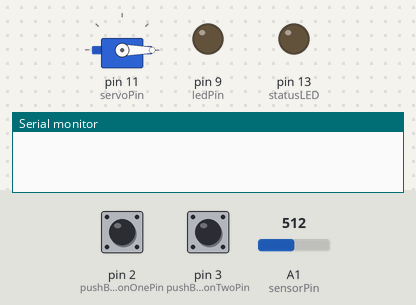
A sketch run on a simulated Arduino Uno, built with avr-gcc and run on an emulated ATmega328P. Parts: servo, output pins drawn as LEDs (lit = HIGH), the last lines printed to the serial monitor. Dashed ring = blinking. The inputs (shaded band) are chosen by the test bench; at power-on: pin 2 (pushButtonOnePin) LOW, pin 3 (pushButtonTwoPin) HIGH, A1 (sensorPin) = 512. EEPROM starts erased.

Above: at 1.2 s.
1.3 s: pin 2 (pushButtonOnePin) pulled HIGH for 0.15 s
At 1.65 s:
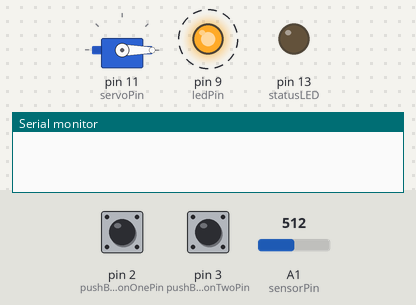
4.4 s: pin 3 (pushButtonTwoPin) pulled LOW for 0.15 s
At 4.9 s:
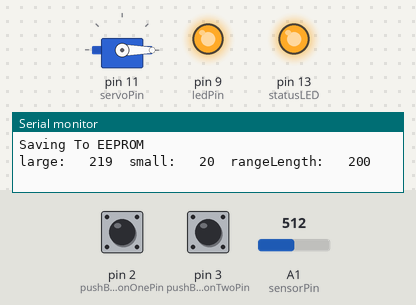
7.4 s: pin 2 (pushButtonOnePin) pulled HIGH for 1 s
At 8.7 s:
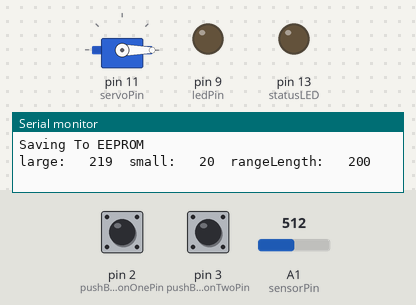
9.9 s: pin 3 (pushButtonTwoPin) pulled LOW for 1 s
At 10.4 s:
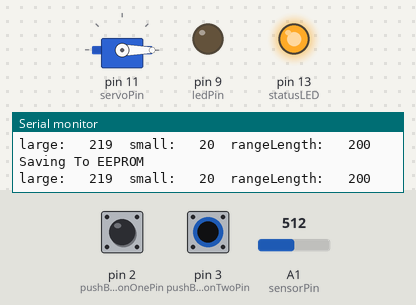
12.4 s: pin 2 (pushButtonOnePin) pulled HIGH for 3.2 s
At 15.85 s:
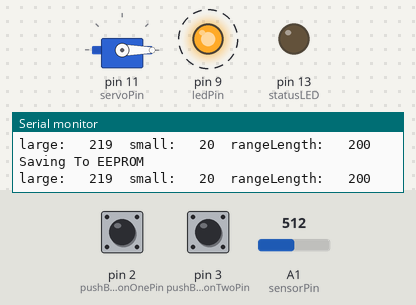
Timing chart, 0 to 19.6 s (numbered marks = the images above; inputs shaded):
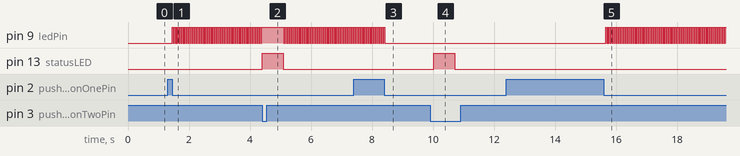

The sketch:

AfP_Class3_Ex10_allTogetherNow.pde
```cpp
/*
  This code starts to combine multiple things we've done in this class,
 * OnPress control of mode
 * blinking without delay while something else is going on
 * Servo Control
 And now... recording!!
 TO EEPROM!

 This version was for Class 2 of the Arduino for Programmers course taught at
 CRASH Space in October, 2010.

 The Circuit:
 * Pin 2: momentary button attached, pulled high externally w/ 10k Ohm resistor
 (LOW = pressed)
 * Pin 3: momentary button attached, pulled high externally w/ 10k Ohm resistor
 (LOW = pressed)
 * Pin 9: LED, anode to microcontroller, 330 Ohm resistor from cathode to ground
 * Pin 11: Hobby Servo (moved from pin 9 in example code) (see ardx.org/CIRC04)
 * Pin 13: LED, the one that comes on the board.
 * Analog Pin 0: Flex Sensor (optional, not in code as written)
 * Analog Pin 1: Potentiometer

 The Behavior:
 When the button is pressed the servo follows the behavior of the sensor. When
 the button is pressed again it returns to moving from position to position in
 the recorded array. A second button can be pressed to save the most recent
 recording to eeprom. The arduino will start up playing that pattern the next
 time it boots.

 Written By: Carlyn Maw
 Created: October 25 2010
 Updated: Nov 1 2010

 */


//DEFINE: STEP ONE, IS YOUR DEBUG ON AND GLOBAL STATUS VARS
#include <Servo.h>

boolean debugFlag = 0;      //controls serial printing of debug statement
int baudRate = 9600;        //just needs to agree with what is listening to you

int runFlag = 0;   //start in playback mode.


unsigned long lastMillis= 0;
unsigned long currentMillis = 0;

//DEFINE: STEP TWO, INPUTS AND THEIR VARIABLES

//-------------------------------------- ANALOG SENSOR
const int sensorPin = A1;  //The Potentiometer
int sensorValue = 0;      //Sensor Value
int sensorMax = 1023;     //Maximum value this sensor will ever have as a reading
int sensorMin = 0;        //Minimum value this sensor will ever have as a reading


//-------------------------------------------- BUTTONS
const int pushButtonOnePin = 2;    //play/record
int pushButtonOneState = 0;
int lastPushButtonOneState = 0;
int pushButtonOneTrue = 0;


const int pushButtonTwoPin = 3;    //save to eeprom
int pushButtonTwoState = 0;
int lastPushButtonTwoState = 0;
int pushButtonTwoTrue = 0;

//DEFINE: STEP THREE, OUTPUTS AND THEIR VARIABLES

//--------------------------------------------- SERVO
Servo myservo;  // create servo object to control a servo
int servoPin = 11;

byte lastServoLoc;
byte currentServoLoc;
byte destinationServoLoc;
//byte departureServoLoc;

boolean arrived;
const int servoSnapTo = 1;
const int servoAcceleration = 2;


const int lengthOfSequence = 200;

//just somewhere to start...
byte activeSequenceArray[lengthOfSequence]= {
  100,12,120,36,149,25,176,27,143,79,100,12,120,36,149,25,176,27,143,79,100,12,120,36,149,25,176,27,143,79,100,12,120,36,149,25,176,27,143,79 }
;

int servoArrayIndex = 0;

//--------------------------------------------- LED

const int statusLED = 13;
const int ledPin = 9;

//led timing variables
int blinkOnPeriod = 200;
int blinkState;
long blinkFlipTime;


//DEFINE: STEP FOUR, SAMPLING VARIABLES
int samplePeriod = 35; // how often.....

const int sampleMaxNumber = lengthOfSequence;
int sampleIndex= 0;                     //what sample number am I on.
boolean samplingBufferFullFlag = false; //have i reached the end of the buffer?

int sampleState;           //am I taking recording right now?
long sampleFlipTime;       //knows the last time it changed

//DEFINE: STEP THREE, eeprom handling

//location in memory where the eeprom will start recording
const int sequenceEEPROMStartAddress = 20;
//location in memory where the eeprom will end recording
const int sequenceEEPROMEndAddress = sequenceEEPROMStartAddress + lengthOfSequence - 1;

//an older way of determining maxBufferSize
//const int maxBufferSize = abs(sequenceEEPROMEndAddress-sequenceEEPROMStartAddress)+1;
//maxBufferSize - the longest the recording can be. In our case the ONLY length.
const int maxBufferSize = lengthOfSequence;

//buffer that mirrors eeprom
byte eepromCacheArray[maxBufferSize];


//------------------------------------------------------------------ START SETUP LOOP
void setup()
{
  //SETUP STEP ONE: Attach Serial
  Serial.begin(baudRate);

  //SETUP STEP TWO: LED OUTPUTS & STARTING CONDTIONS
  pinMode(ledPin, OUTPUT);
  digitalWrite(ledPin, LOW);
  pinMode(statusLED, OUTPUT);
  digitalWrite(statusLED, LOW);

  //SETUP STEP THREE: Load eeprom into cache and active arrays
  digitalWrite(statusLED, HIGH);
  eepromLoadIntoArray(sequenceEEPROMStartAddress, sequenceEEPROMEndAddress, eepromCacheArray, maxBufferSize);
  cache2active(); //in eeprom handling
  digitalWrite(statusLED, LOW);

  //SETUP STEP FOUR: DECLARE INPUTS & STARTING CONDTIONS
  pinMode(pushButtonOnePin, INPUT);
  pinMode(pushButtonTwoPin, INPUT);
  digitalWrite(pushButtonTwoPin, HIGH);

  //SETUP STEP FIVE: SERVO SETUP & STARTING CONDTION
  myservo.attach(servoPin);  // attaches the servo on pin 11 to the servo object);
  destinationServoLoc = activeSequenceArray[0];
  myservo.write(0);
  currentServoLoc = 0;
  arrived = false;


}

//------------------------------------------------------------------ START MAIN LOOP
void loop() {
  //LOOP: STEP ONE, CHECK THE TIME
  lastMillis = currentMillis; // dumps the time from the last loop into previous holder
  currentMillis = millis();  // refreshes the time

  //LOOP: STEP TWO, SAVE AND UPDATE BUTTONS
  lastPushButtonOneState = pushButtonOneState;  // dumps the button State from the last loop into previous holder
  pushButtonOneState = digitalRead(pushButtonOnePin); // refreshes the button state

  lastPushButtonTwoState = pushButtonTwoState;  // dumps the button State from the last loop into previous holder
  pushButtonTwoState = digitalRead(pushButtonTwoPin); // refreshes the button state

  if (pushButtonTwoState != lastPushButtonTwoState && pushButtonTwoState == pushButtonTwoTrue) {
    digitalWrite(statusLED, HIGH);
    Serial.println("Saving To EEPROM");
    eepromSaveAndReloadCache(activeSequenceArray, maxBufferSize, sequenceEEPROMStartAddress, sequenceEEPROMEndAddress, eepromCacheArray);
    digitalWrite(statusLED, LOW);
  }

  //LOOP: STEP THREE, WHAT MODE SHOULD I BE IN?
  if (pushButtonOneState != lastPushButtonOneState && pushButtonOneState == pushButtonOneTrue) {
    runFlag ? runFlag=false : runFlag=true;
  }


  //LOOP: STEP THREE, IF IN RECORD MODE...
  if (runFlag == true) {
    arrived = false;
    servoArrayIndex= 0;
    if (samplingBufferFullFlag == false) {
      samplingBufferFullFlag = liveCapture(sensorPin, ledPin);
      if (!debugFlag) delay(15); // waits for the servo to get there
    }
    else {
      digitalWrite(ledPin, HIGH);
      sampleIndex = 0;
    }
  }
  //LOOP: STEP FOUR, ELSE IF IN PLAY BACK MODE...
  else {
    digitalWrite(ledPin, LOW);
    samplingBufferFullFlag = 0;
    if (arrived) {
      if (servoArrayIndex <= lengthOfSequence) {
        servoArrayIndex++;
      }
      else {
        servoArrayIndex = 0;
      }
      //departureServoLoc = destinationServoLoc;
      destinationServoLoc = activeSequenceArray[servoArrayIndex];
      arrived = false;
      if (debugFlag) {
        Serial.print("New Desination: ");
        Serial.println(destinationServoLoc, DEC);
      }
    }
    else {
      if (debugFlag) Serial.println("not yet");
    }


    currentServoLoc = servoEaseTo(myservo, currentServoLoc, destinationServoLoc);
    //___NEED___ EITHER THE DELAY or the debugs!
    if (debugFlag == false) {
      delay(abs(currentServoLoc-destinationServoLoc)*2+10);
    }
    else {
      Serial.print("Current Servo Postition: ");
      Serial.println(currentServoLoc, DEC);
    }

    if (currentServoLoc == destinationServoLoc)
      arrived = true;
  }
  // ---- END PLAY MODE
}


//------------------------------------------------------------------ END MAIN LOOP


///----------------------------------------------------------------- BASIC blinkIt

void blinkIt(int myLED) {
  if ((blinkOnPeriod) < (currentMillis- blinkFlipTime)) {
    blinkState ? blinkState=false : blinkState=true;
    blinkFlipTime = currentMillis;
  }
  //(moving this line outside the if is what makes it update every time)
  digitalWrite(myLED,blinkState);
}

///------------------------------------------------------------------ liveCapture
boolean liveCapture(int mySensorPin, int myStatusLED) {
  sensorValue = analogRead(mySensorPin);            // reads the value of the potentiometer (value between 0 and 1023)
  byte servoCompressedSensorValue = map(sensorValue, 0, 1023, 0, 179);     // scale it to use it with the servo (value between 0 and 180)
  servoGoTo(myservo, servoCompressedSensorValue);
  boolean sampleFullFlag = saveSample(servoCompressedSensorValue, samplePeriod, activeSequenceArray, lengthOfSequence, myStatusLED);
  return sampleFullFlag;
}

//------------------------------------------------------------------- saveSample

int saveSample(byte sampleValue, int mySamplePeriod, byte * destinationArray, int arrayLength, int myLED) {
  boolean done = false;
  //if the difference between the last time I flipped and the
  //current time is longer than the mySamplePeriod parameter
  //passed to me then...
  //divide by two b/c the LED is on for half the period
  if ((mySamplePeriod/2) < (currentMillis- sampleFlipTime)) {

    //flip me. google "question mark syntax c"
    if (sampleState)  {
      //take reading
      if (debugFlag) {
        Serial.println();
        Serial.print("sampleIndex\t");
        Serial.println(sampleIndex,DEC);
      }
      destinationArray[sampleIndex] = sampleValue;
      sampleIndex ++;
      sampleState=false;

      if (sampleIndex >= arrayLength)  {
        if (debugFlag) arrayPrintAll(destinationArray, arrayLength);
        done = true;
      }
      else {
        done = false;
      }

    }
    else {
      sampleState=true;
    }


    //update the sampleFlipTime with the current time.
    sampleFlipTime = currentMillis;
  }

  digitalWrite(myLED,sampleState);
  return done;
}

///------------------------------------------------------ START SERVO FUNCTIONS
///------------------------------------------------------------- servoGoTo
//move the server to new Loaction from oldLocation
void servoGoTo(Servo aServo, int newLocation, int oldLocation) {
  aServo.write(newLocation);
  //the two and the 4 are things you might at somepoint want
  //control of from the top of the code
  int delayFactor = abs(oldLocation - newLocation)*2 + 40;
  delay(delayFactor);              // waits for the servo to get there
  //THE SUPER EVIL DELAY IN FUNTION!!!
}

//move to new location at full speed
void servoGoTo(Servo aServo, int newLocation) {
  aServo.write(newLocation);
}

///---------------------------------------------------------------- servoEaseTo
//move the server to new location from old location with ease motion
byte servoEaseTo(Servo aServo, int currentLocation, int targetLocation) {
  int locDiff = (targetLocation - currentLocation);
  int movedToLocation = currentLocation + (locDiff)/servoAcceleration;
  if  (abs(movedToLocation-targetLocation) <= servoSnapTo) {
    movedToLocation = targetLocation;
  }
  aServo.write(movedToLocation);
  return movedToLocation;
}
```

arrayHandling.pde
```cpp
/*
 Written By: Carlyn Maw
 Created: Oct 25 2010
 Updated: Nov 1 2010
 */

//-------------------------------------------------------------------- BYTE ARRAYS
//------------------------------------------------------------------ arrayPrintAll
void arrayPrintAll(byte * sourceArray, int arrayLength) {
  arrayPrintAll(sourceArray, arrayLength, 10);
}

void arrayPrintAll(byte * sourceArray, int arrayLength, int outputType) {
  Serial.println();
  for (int i = 0; i < arrayLength; i++) {
    arrayPrintValueAtLocation(sourceArray, i, outputType);
    //for the humans
    //delay(200);
  }
  Serial.println();
}

//------------------------------------------------------ arrayPrintValueAtLocation
void arrayPrintValueAtLocation(byte * sourceArray, int address) {
  arrayPrintValueAtLocation(sourceArray, address, 10);
}

void arrayPrintValueAtLocation(byte * sourceArray, int address, int outputType) {

  byte value = sourceArray[address];

  Serial.print(address);
  Serial.print("\t");
  switch (outputType) {
  case 2:
    Serial.print(value, BIN);
    break;
  case 10:
    Serial.print(value, DEC);
    break;
  case 16:
    Serial.print(value, HEX);
    break;
  case 8:
    Serial.print(value, OCT);
    break;
  default:
    Serial.print(value, DEC);
    break;
  }

  Serial.println();
}
```

Source omitted: eepromHandling.pde (6480 bytes)

Measured:
- after the input at 1.3 s, pin 9 (ledPin): alternates HIGH for 0.03 s and LOW for 0.03 s, starting after 0.15 s
- after the input at 4.4 s, pin 13 (statusLED): LOW → HIGH at once, → LOW 0.68 s later
- after the input at 7.4 s, pin 9 (ledPin): goes on until 8.4 s, then stays LOW
- after the input at 9.9 s, pin 13 (statusLED): LOW → HIGH after 0.12 s, → LOW 0.68 s later
- after the input at 12.4 s, pin 9 (ledPin): alternates HIGH for 0.03 s and LOW for 0.03 s, starting after 3.3 s
